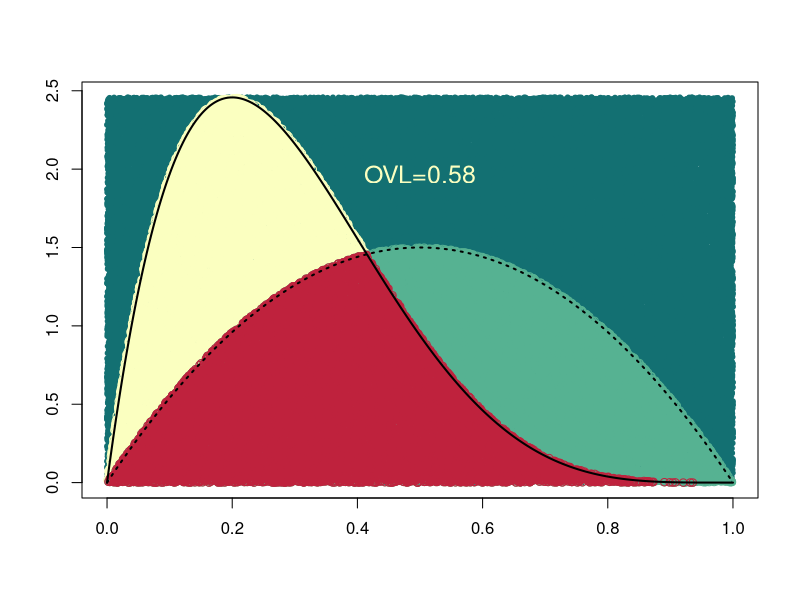

Recreate this plot in R.
####################################################
# Demonstration: Monte carlo estimation of overlap coefficient for
# two beta distributions
#
# Based on:
# https://rpsychologist.com/calculating-the-overlap-of-two-normal-distributions-using-monte-carlo-integration
####################################################

# Randomization parameters
set.seed(456456)
n <- 100000	# Number of random points to use

# Position of legend text on standardized grid: x=[0,1] & y=[0,1]
leg.x.std <- 0.5
leg.y.std <- 0.8

# Alpha (a, shape1) and beta (b, shape2) parameters of the two distributions
a1 <- 2
b1 <- 5
# a1 <- 1
# b1 <- 3
# a1 <- 0.5
# b1 <- 0.5
a2 <- 2
b2 <- 2
# a2 <- 5
# b2 <- 1

# The x-axis value
xs <- seq(0, 1, length.out=n)

# Exact y-axis values
# Used for plotting the distribution lines 
# and setting upper limit when pulling the random values
f1 <- dbeta(xs, shape=a1, shape2=b1) 	# dist1
f2 <- dbeta(xs, shape=a2, shape2=b2)   # dist2

# Random y-axis values
# Generate n uniform-random points within the domain defined
# by the range of x-values and y-value of both distributions
# I.e., sample x,y from uniform dist
ps <- matrix(c(runif(n, min(xs), max(xs)), runif(n, min=0, max=max(f1,f2)) ), ncol=2) 

# Generate vectors indicating whether the random points 
# fall under each distribution
z1<- ps[,2] <= dbeta(ps[,1], shape=a1, shape2=b1) # Falls under dist1
z2<- ps[,2] <= dbeta(ps[,1], shape=a2, shape2=b2) # Falls under dist2

# Fall under both dist1 & dist2; i.e., overlap
z3 <- z1 & z2 

# Calculate OVL
# This is the generic solution, uses average of overlap with 
# dist1 & dist2
ovl <- (sum(z3)/sum(z1) + sum(z3)/sum(z2))/2

##################################
# Make the plot
##################################

# All random points
plot(ps, col='#137072', pch=20, ylim=c(0, max(f1,f2)), xlim=range(xs), xlab="", ylab="")

# Points under distributions 1 & 2
points(ps[z1,1], ps[z1,2], col="#FBFFC0")		# Dist1 points
points(ps[z2,1], ps[z2,2], col="#56B292")		# Dist2 points

# Add overlap points
points(ps[z3, 1], ps[z3,2], col="#BF223D")	# Overlap points

# Lines of the actual distributions
lines(xs, f1, lwd=2)
lines(xs, f2, lty="dotted",lwd=2)

# Add overlap legend
ovl.text <- format( round(ovl,2), nsmall=2)
leg.x <- min(xs) + leg.x.std*(max(xs)-min(xs))
leg.y <- leg.y.std*max(f1,f2)
text(leg.x, leg.y, paste0("OVL=", ovl.text), col="#FBFFC0", cex=1.5)
